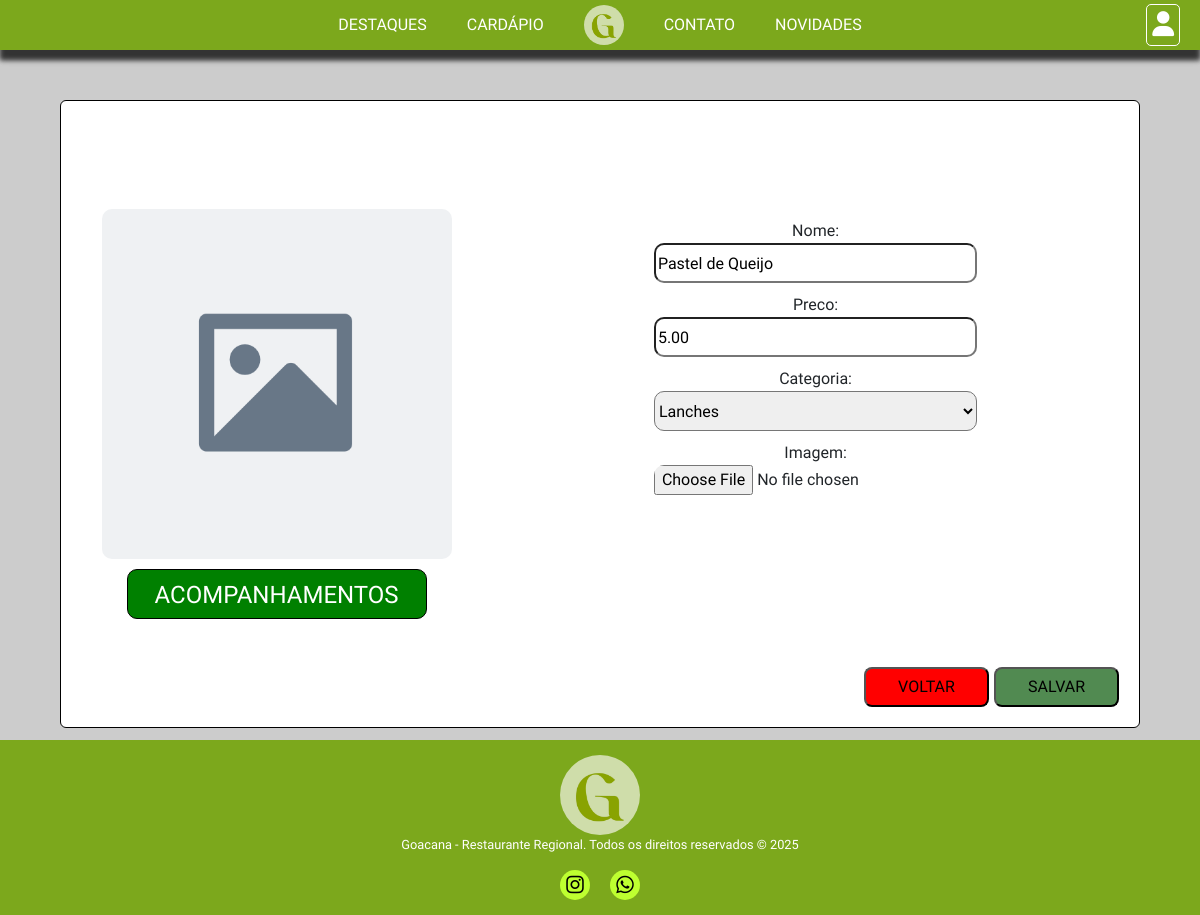
/edit_prato/1/ (signed in), run on the app's committed database.
### core/models.py (models this page shows)
class TB_PRATOS(models.Model):
    Nome = models.CharField(max_length=45, null=False)
    Disponibilidade = models.BooleanField(default=True)
    Destaque = models.BooleanField(default=False)
    Preco = models.DecimalField(null=False, decimal_places=2, max_digits=6)
    Imagem = models.ImageField(upload_to='pratos/', null=True, blank=True)
    Categoria = models.ForeignKey('TB_CATEGORIAS', on_delete=models.PROTECT, null=False)

class TB_CATEGORIAS(models.Model):
    Nome = models.CharField(max_length=45)
    Ordem = models.IntegerField()
    def __str__(self):
        return self.Nome

### core/views.py (the view)
# urls.py: path('edit_prato/<int:id>/', edit_prato, name='edit_prato'),
@login_required(login_url='login')
def edit_prato(request, id):
    prato = TB_PRATOS.objects.get(pk=id)
    img_prato = TB_PRATOS.objects.filter(pk=id)
    if request.method == 'POST':
        formcar = TB_PRATOS_FORMS(request.POST, request.FILES, instance=prato)
        if formcar.is_valid():
            formcar.save()
            return redirect('editordecadarpio')
        formacomp = TB_ACOMPANHAMENTOS_FORMS(request.POST)
        if formacomp.is_valid():
            acomp = formacomp.save(commit=False)
            acomp.ID_Prato_id = id
            acomp.save()
            return redirect('edit_prato', id=id)
        lista_acomp = TB_ACOMPANHAMENTOS.objects.filter(ID_Prato_id=id)
    else:
        formcar = TB_PRATOS_FORMS(instance=prato)
        formacomp = TB_ACOMPANHAMENTOS_FORMS()
        lista_acomp = TB_ACOMPANHAMENTOS.objects.filter(ID_Prato_id=id)
    contexto = {'formcar': formcar, 'formacomp': formacomp, 'lista_acomp': lista_acomp, 'img_prato': img_prato}
    return render (request, 'newprato.html', contexto)

### core/forms.py
class TB_PRATOS_FORMS(forms.ModelForm):
    class Meta:
        model = TB_PRATOS
        fields = ['Nome', 'Preco', 'Categoria', 'Imagem']

class TB_ACOMPANHAMENTOS_FORMS(forms.ModelForm):
    class Meta:
        model = TB_ACOMPANHAMENTOS
        fields = ['Nome', 'Quantidade']

### core/templates/newprato.html (shortened to what this page needs)
{% extends 'base/base.html' %}
{% load static %}
{% block 'header' %}
<link rel="stylesheet" href="{% static 'CSS/add_prato.css' %}">
{% endblock %}
{% block 'content' %}
    <div class="vheight">
        <div class="card">
            <form action="" method="post" enctype="multipart/form-data">
                <div class="photo-side">
                    {% for img in img_prato %}
                        {% if img.Imagem %}
                            <img src="{{ img.Imagem.url }}" alt="">
                        {% else %}
                            <img src="{% static 'images/placeholder.png' %}" alt="">
                        {% endif %}
                    {% empty %}
                        <img src="{% static 'images/placeholder.png' %}" alt="">
                    {% endfor %}
                    <div class="acomp {{ sit }}" id="butones">ACOMPANHAMENTOS</div>
                </div>
                <div class="data-side">
                    {{ formcar }}
                </div>
                <input type="submit" value="SALVAR" id="save">
            </form>
            <a href="{% url 'editordecadarpio' %}">
                <button id="wownicegraphics">VOLTAR</button>
            </a>
        </div>
    </div>
{% endblock %}

### core/static/CSS/geral.css (style rules this page uses)
* { box-sizing: border-box !important; }
html { scroll-behavior: smooth; overflow-x: hidden; }
body { margin: 0; font-family: "IM Fell English", serif !important; overflow-x: hidden; }

### core/static/CSS/add_prato.css (style rules this page uses)
body { background-color: #cccccc; }

### data on the page
TB_PRATOS: Nome "Pastel de Queijo", Preco "5.00", Categoria "Lanches"
